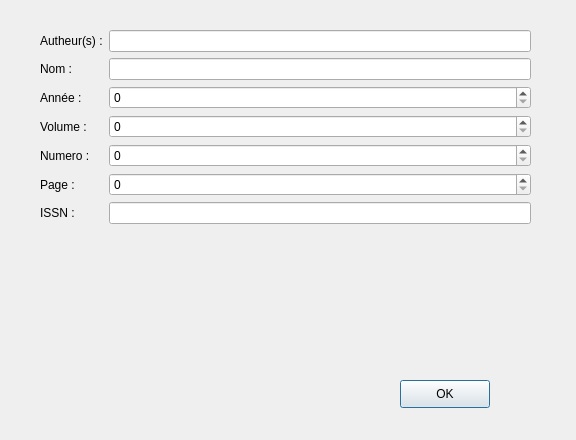
<?xml version="1.0" encoding="UTF-8"?>
<ui version="4.0">
 <class>AjouterJournalInterface</class>
 <widget class="QDialog" name="AjouterJournalInterface">
  <property name="geometry">
   <rect>
    <x>0</x>
    <y>0</y>
    <width>576</width>
    <height>440</height>
   </rect>
  </property>
  <property name="windowTitle">
   <string>AjouterJournalInterface</string>
  </property>
  <widget class="QWidget" name="formLayoutWidget">
   <property name="geometry">
    <rect>
     <x>40</x>
     <y>30</y>
     <width>491</width>
     <height>226</height>
    </rect>
   </property>
   <layout class="QFormLayout" name="formLayout">
    <item row="0" column="0">
     <widget class="QLabel" name="label_2">
      <property name="text">
       <string>Autheur(s) :</string>
      </property>
     </widget>
    </item>
    <item row="1" column="0">
     <widget class="QLabel" name="label">
      <property name="text">
       <string>Nom :</string>
      </property>
     </widget>
    </item>
    <item row="3" column="0">
     <widget class="QLabel" name="label_3">
      <property name="text">
       <string>Volume :</string>
      </property>
     </widget>
    </item>
    <item row="4" column="0">
     <widget class="QLabel" name="label_4">
      <property name="text">
       <string>Numero :</string>
      </property>
     </widget>
    </item>
    <item row="5" column="0">
     <widget class="QLabel" name="label_5">
      <property name="text">
       <string>Page :</string>
      </property>
     </widget>
    </item>
    <item row="6" column="0">
     <widget class="QLabel" name="label_6">
      <property name="text">
       <string>ISSN :</string>
      </property>
     </widget>
    </item>
    <item row="0" column="1">
     <widget class="QLineEdit" name="autheur"/>
    </item>
    <item row="1" column="1">
     <widget class="QLineEdit" name="nom"/>
    </item>
    <item row="6" column="1">
     <widget class="QLineEdit" name="id"/>
    </item>
    <item row="3" column="1">
     <widget class="QSpinBox" name="volume"/>
    </item>
    <item row="4" column="1">
     <widget class="QSpinBox" name="numero"/>
    </item>
    <item row="5" column="1">
     <widget class="QSpinBox" name="page"/>
    </item>
    <item row="2" column="0">
     <widget class="QLabel" name="label_7">
      <property name="text">
       <string>Année :</string>
      </property>
     </widget>
    </item>
    <item row="2" column="1">
     <widget class="QSpinBox" name="annee">
      <property name="maximum">
       <number>3000</number>
      </property>
     </widget>
    </item>
   </layout>
  </widget>
  <widget class="QPushButton" name="ok">
   <property name="geometry">
    <rect>
     <x>400</x>
     <y>380</y>
     <width>90</width>
     <height>28</height>
    </rect>
   </property>
   <property name="text">
    <string>OK</string>
   </property>
  </widget>
 </widget>
 <resources/>
 <connections>
  <connection>
   <sender>ok</sender>
   <signal>clicked()</signal>
   <receiver>AjouterJournalInterface</receiver>
   <slot>validation()</slot>
   <hints>
    <hint type="sourcelabel">
     <x>444</x>
     <y>393</y>
    </hint>
    <hint type="destinationlabel">
     <x>287</x>
     <y>219</y>
    </hint>
   </hints>
  </connection>
 </connections>
 <slots>
  <slot>validation()</slot>
 </slots>
</ui>
